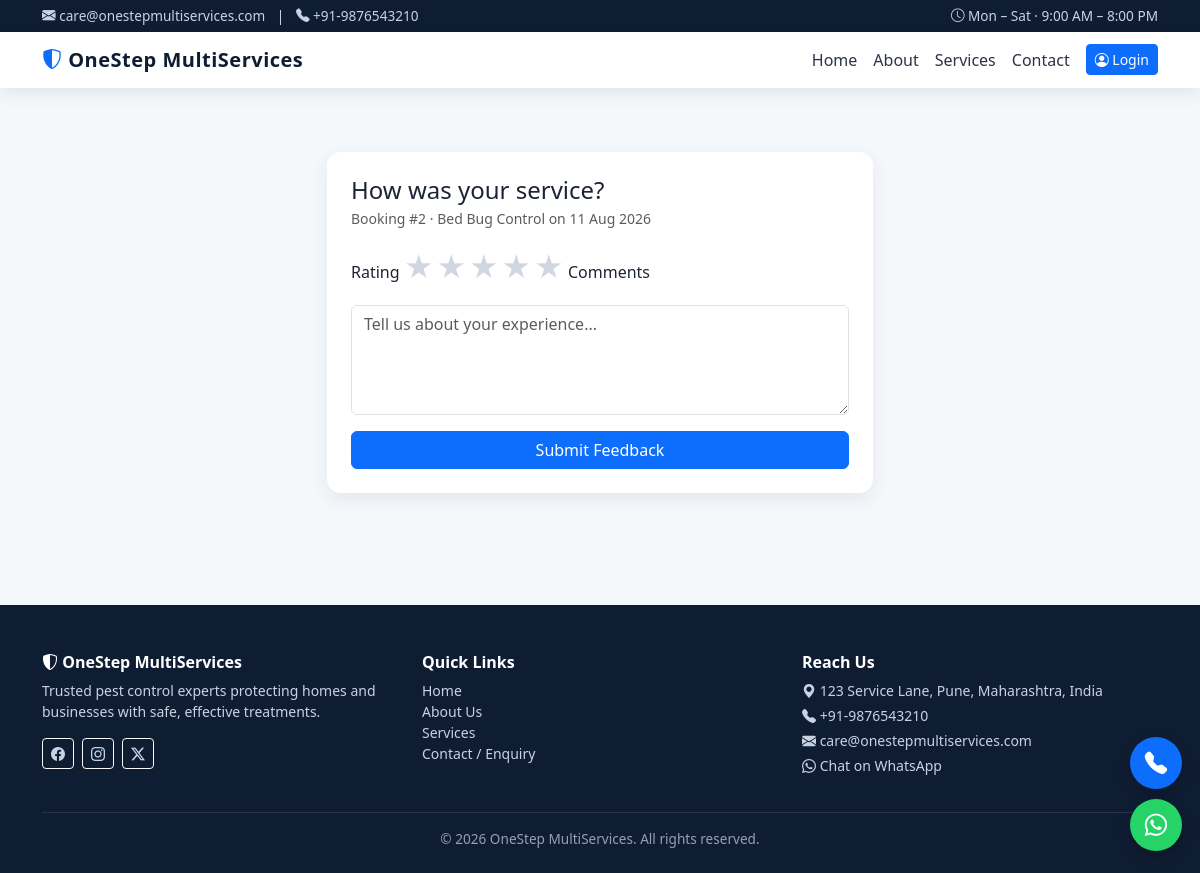
/feedback/2, run on the app's committed database.
### models.py (models this page shows, shortened)
class Booking(db.Model):
    __tablename__ = "bookings"
    id = db.Column(db.Integer, primary_key=True)
    customer_id = db.Column(db.Integer, db.ForeignKey("customers.id"), nullable=False)
    service_id = db.Column(db.Integer, db.ForeignKey("services.id"), nullable=False)
    lead_id = db.Column(db.Integer, db.ForeignKey("leads.id"))
    technician_id = db.Column(db.Integer, db.ForeignKey("users.id"))
    booking_date = db.Column(db.Date, nullable=False)
    booking_time = db.Column(db.String(20))  # HH:MM
    address = db.Column(db.String(255))
    notes = db.Column(db.Text)
    status = db.Column(db.String(20), default="Pending")  # Pending/Confirmed/Assigned/In Progress/Completed/Cancelled
    completed_at = db.Column(db.DateTime)
    created_at = db.Column(db.DateTime, default=datetime.utcnow, index=True)
    feedback = db.relationship("Feedback", backref="booking", uselist=False, lazy=True)

class Service(db.Model):
    __tablename__ = "services"
    id = db.Column(db.Integer, primary_key=True)
    name = db.Column(db.String(120), nullable=False, unique=True)
    slug = db.Column(db.String(120), unique=True, index=True)
    short_description = db.Column(db.String(255))
    description = db.Column(db.Text)
    benefits = db.Column(db.Text)
    process = db.Column(db.Text)
    faq = db.Column(db.Text)  # JSON-encoded Q&A list
    image = db.Column(db.String(255))  # static/images/<file>
    icon = db.Column(db.String(80))  # bootstrap-icons class e.g. bi-bug
    status = db.Column(db.String(20), default="ACTIVE")  # ACTIVE / INACTIVE
    created_at = db.Column(db.DateTime, default=datetime.utcnow)
    leads = db.relationship("Lead", backref="service", lazy=True)
    bookings = db.relationship("Booking", backref="service", lazy=True)

### blueprints/public.py (the view, shortened to what this page needs)
@bp.route("/feedback/<int:booking_id>", methods=["GET", "POST"])
def feedback(booking_id):
    booking = Feedback.query.filter_by(booking_id=booking_id).first()
    if booking:
        flash("Feedback already submitted for this booking. Thank you!", "info")
        return render_template("public/feedback_done.html")
    from models import Booking
    bk = Booking.query.get_or_404(booking_id)
    if bk.status != "Completed":
        flash("Feedback is available only after service completion.", "warning")
        return redirect(url_for("public.home"))
    return render_template("public/feedback.html", booking=bk)

### app/templates/public/feedback.html (shortened to what this page needs)
{% extends "base.html" %}
{% block content %}
<section class="os-section">
  <div class="container">
    <div class="row justify-content-center">
      <div class="col-md-8 col-lg-6">
        <div class="os-card p-4">
          <h4 class="mb-1">How was your service?</h4>
          <p class="text-muted small">
            Booking #{{ booking.id }} · {{ booking.service.name }} on {{ booking.booking_date.strftime('%d %b %Y') }}
          </p>
          <form method="post">
            <label class="form-label">Rating</label>
            <div class="os-stars mb-3">
              {% for i in range(5, 0, -1) %}
                <label for="star{{ i }}" title="{{ i }} stars">★</label>
              {% endfor %}
            </div>
            <label class="form-label">Comments</label>
            <textarea name="comments" rows="4" class="form-control mb-3" placeholder="Tell us about your experience..."></textarea>
            <button class="btn btn-primary w-100">Submit Feedback</button>
          </form>
        </div>
      </div>
    </div>
  </div>
</section>
{% endblock %}

### app/static/css/style.css (style rules this page uses)
:root { --os-primary: #0d6efd; --os-primary-dark: #0a58ca; --os-accent: #20c997; --os-dark: #0f1d33; --os-muted: #6c757d; --os-bg: #f5f8fb; --os-card-shadow: 0 6px 18px rgba(15, 29, 51, 0.08); --os-radius: 14px; }
body { background: var(--os-bg); font-family: 'Segoe UI', Roboto, system-ui, -apple-system, sans-serif; color: #1c2434; }
.os-section { padding: 4rem 0; }
.os-card { background: #fff; border-radius: var(--os-radius); box-shadow: var(--os-card-shadow); border: 0; transition: transform .2s ease, box-shadow .2s ease; }
.os-stars { display: inline-flex; flex-direction: row-reverse; gap: .15rem; }
.os-stars label { font-size: 1.8rem; color: #d0d6e2; cursor: pointer; }

### data on the page
Booking: id "2", booking_date "11 Aug 2026"
Service: service.name "Bed Bug Control"

### other printed values
{{ business_email }} "care@onestepmultiservices.com"
{{ business_phone }} "+91-9876543210"
{{ business_name }} "OneStep MultiServices"
{{ business_address }} "123 Service Lane, Pune, Maharashtra, India"
